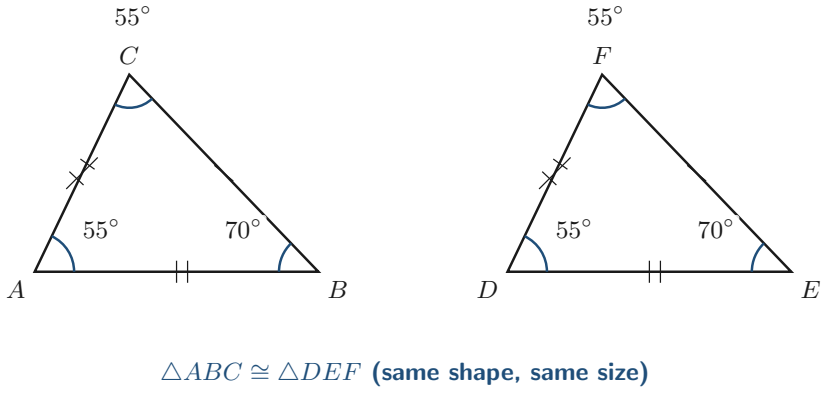
#> input picture _eq_review/c.png, 827 x 393 px; its folder holds only this picture in this run
$ python analyze_png.py
#> lines starting #> are read from the running program, lines starting #| are printed output that depends on the picture; after the words box and inside, x2 and y2 are one past the last pixel; in counts of white or black regions, pixels touching at a corner belong together
from PIL import Image
import numpy as np
from pathlib import Path


def analyze(path: Path) -> None:
    im = Image.open(path).convert("L")
    a = np.array(im)
    h, w = a.shape
#> h = 393; w = 827
    dark = a < 80
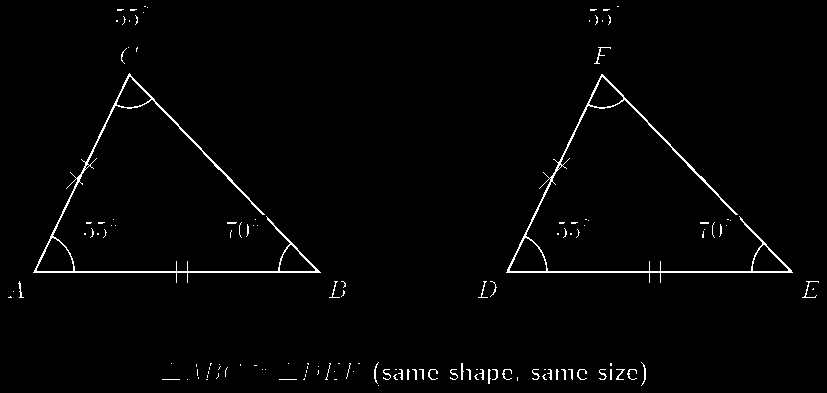
#> dark: shape (393, 827) bool; 1.6% white in thin lines or dots

    horiz = 0
    for y in range(h):
        run = 0
        for x in range(w):
            if dark[y, x]:
                run += 1
                if run > horiz:
                    horiz = run
            else:
                run = 0
#> after the loop, horiz = 288

    vert = 0
    for x in range(w):
        run = 0
        for y in range(h):
            if dark[y, x]:
                run += 1
                if run > vert:
                    vert = run
            else:
                run = 0
#> after the loop, vert = 22

    # Estimate "text-like" density: many small dark blobs
    # Sample 8x8 blocks
    bh, bw = max(1, h // 8), max(1, w // 8)
#> bh = 49; bw = 103
    textish = 0
    blocks = 0
    for by in range(0, h - bh + 1, bh):
        for bx in range(0, w - bw + 1, bw):
            block = dark[by : by + bh, bx : bx + bw]
            dens = block.mean()
            blocks += 1
            if 0.05 < dens < 0.45:
                textish += 1
#> after the loop, blocks = 64; textish = 7

    print(
        f"{path.name}: {w}x{h} dark%={dark.mean()*100:.1f} "
        f"h_run={horiz} v_run={vert} textish_blocks={textish}/{blocks}"
    )
#| c.png: 827x393 dark%=1.6 h_run=288 v_run=22 textish_blocks=7/64


if __name__ == "__main__":
    base = Path(r"W:\StaralexSchoolStudies\_eq_review")
    for p in sorted(base.glob("*.png")):
        analyze(p)
    print("--- lesson diagrams ---")
    root = Path(r"W:\StaralexSchoolStudies\Grade9-Maths")
    for p in sorted(root.rglob("diagrams/*.png")):
        analyze(p)

$ run again, on _eq_review/pl.png
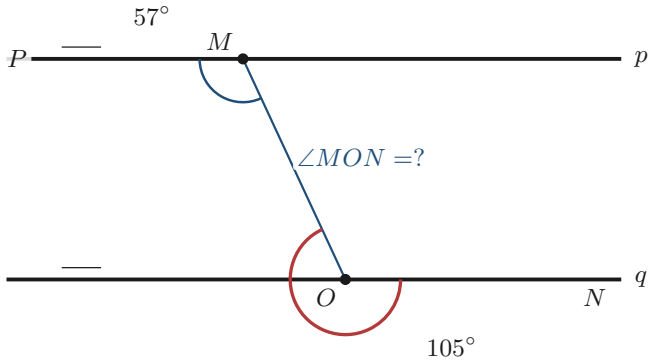
#> input picture _eq_review/pl.png, 654 x 363 px
#> in analyze, `dark = a < 80`:
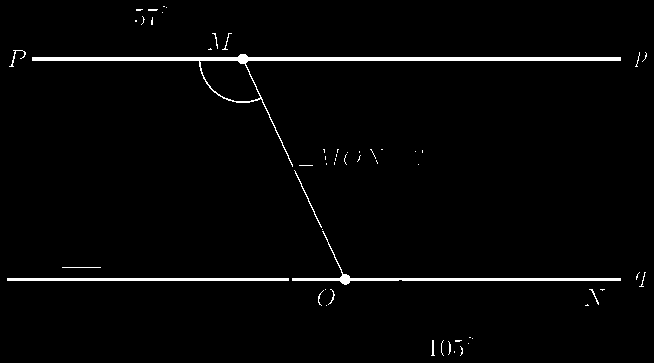
#> dark: shape (363, 654) bool; 2.2% white; 56 white regions (42 under 20 px), largest, box (x1, y1, x2, y2) and area: (32, 54, 621, 167) 2695, (292, 231, 621, 285) 1106, (7, 278, 289, 281) 846
#> after the loop in analyze, `for by in range(0, h - bh + 1, bh):`: blocks = 64; textish = 16
#| pl.png: 654x363 dark%=2.2 h_run=589 v_run=16 textish_blocks=16/64

$ run again, on _eq_review/s.png
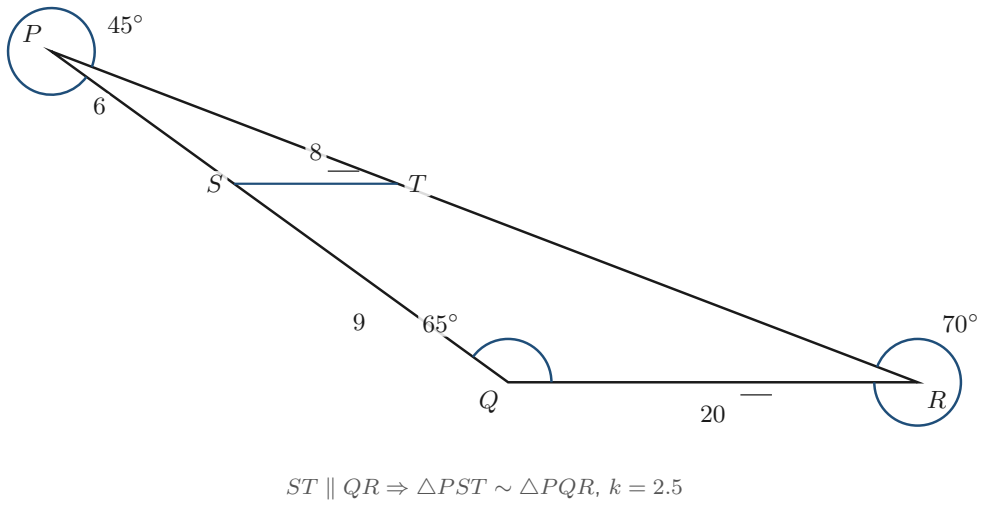
#> input picture _eq_review/s.png, 983 x 506 px
#> in analyze, `dark = a < 80`:
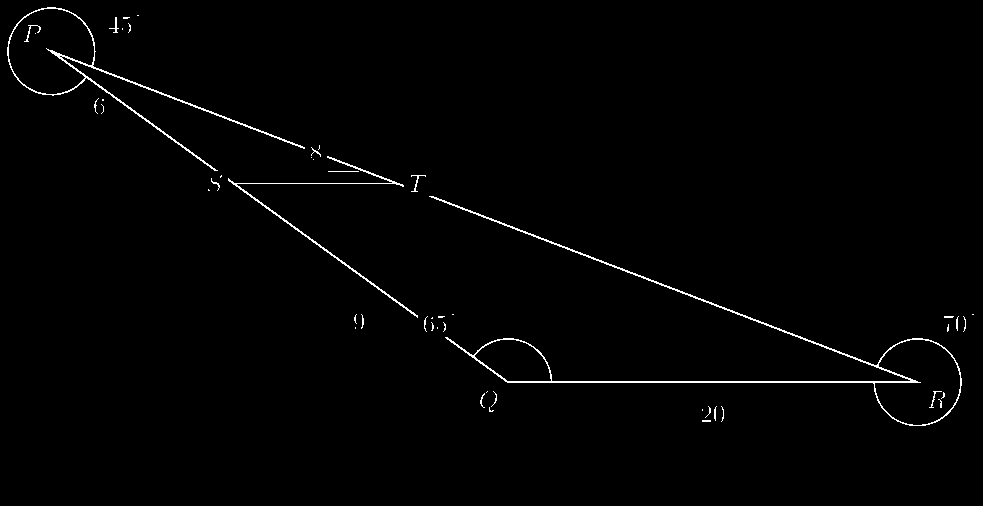
#> dark: shape (506, 983) bool; 1.1% white in thin lines or dots, all inside (x1, y1, x2, y2) = (7, 7, 974, 426)
#> after the loop in analyze, `for by in range(0, h - bh + 1, bh):`: blocks = 64; textish = 4
#| s.png: 983x506 dark%=1.1 h_run=414 v_run=21 textish_blocks=4/64

$ run again, on _eq_review/sl.png
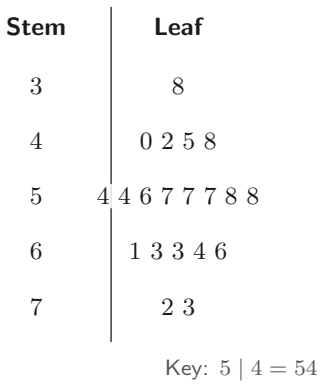
#> input picture _eq_review/sl.png, 323 x 387 px
#> in analyze, `dark = a < 80`:
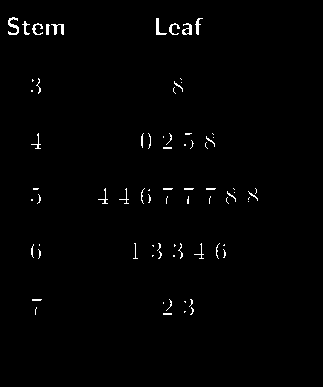
#> dark: shape (387, 323) bool; 1.1% white in thin lines or dots, all inside (x1, y1, x2, y2) = (8, 17, 258, 315)
#> after the loop in analyze, `for by in range(0, h - bh + 1, bh):`: blocks = 64; textish = 3
#| sl.png: 323x387 dark%=1.1 h_run=11 v_run=17 textish_blocks=3/64

$ run again, on _eq_review/h.png
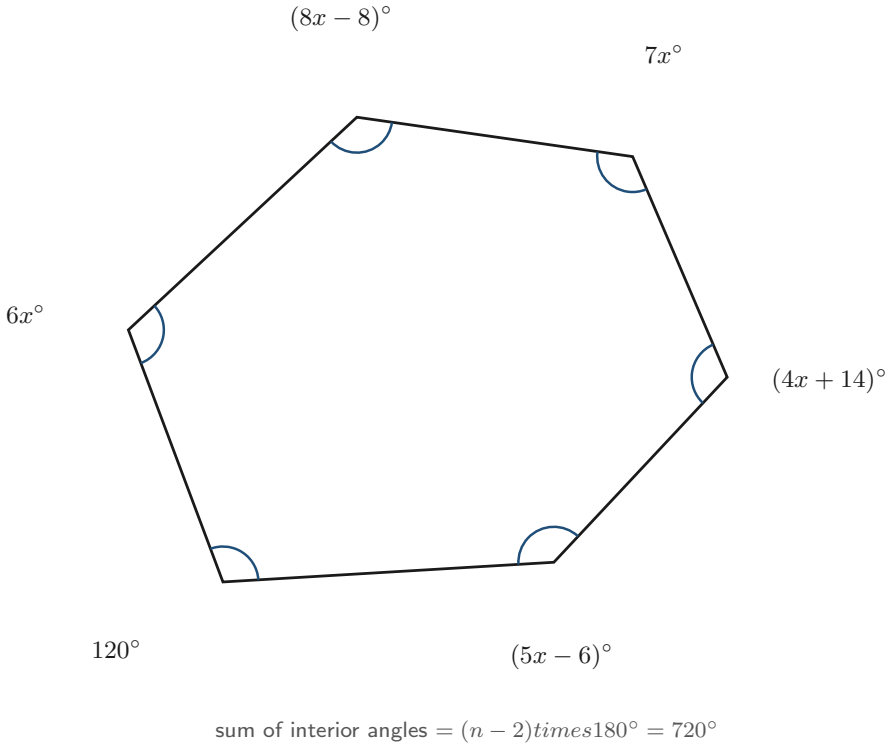
#> input picture _eq_review/h.png, 891 x 749 px
#> in analyze, `dark = a < 80`:
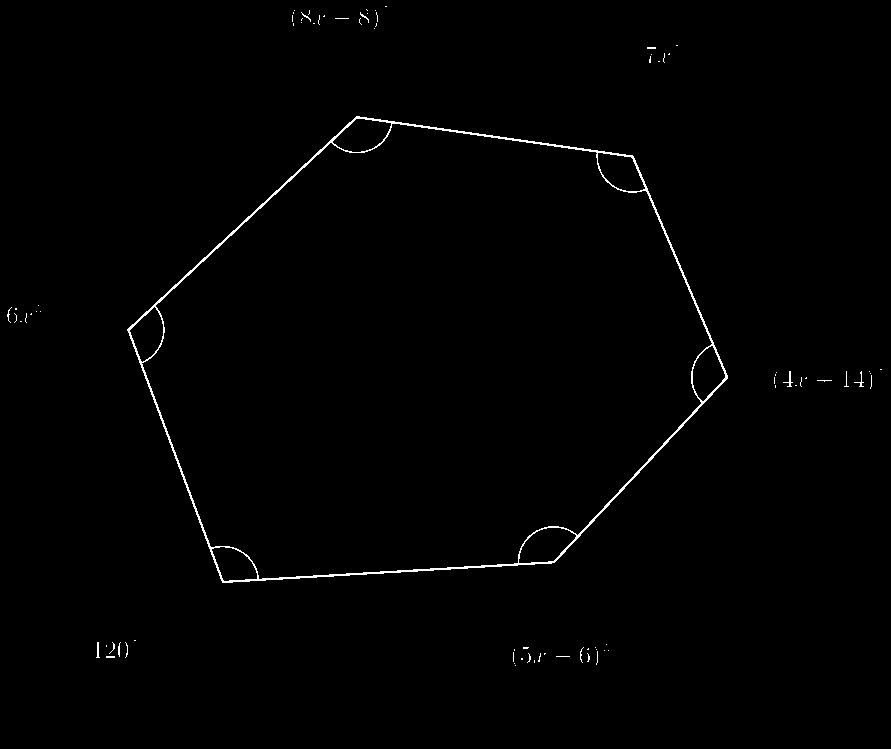
#> dark: shape (749, 891) bool; 0.77% white in thin lines or dots, all inside (x1, y1, x2, y2) = (7, 6, 882, 666)
#> after the loop in analyze, `for by in range(0, h - bh + 1, bh):`: blocks = 64; textish = 0
#| h.png: 891x749 dark%=0.8 h_run=38 v_run=21 textish_blocks=0/64
